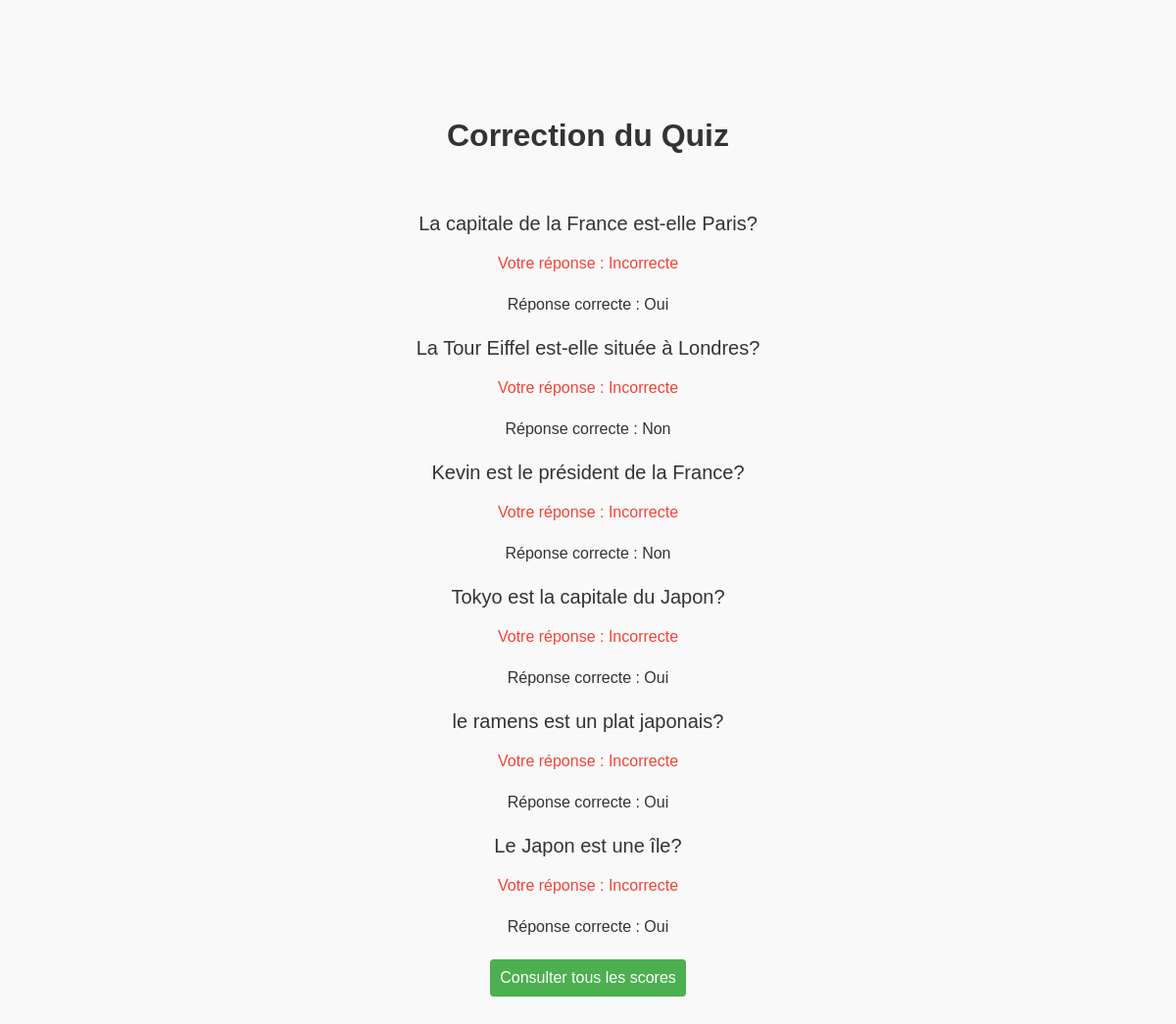
The page /correction.php on the database its author committed.
### tables this page shows
CREATE TABLE questions (
        id INTEGER PRIMARY KEY,
        question TEXT);

CREATE TABLE answers (
        id INTEGER PRIMARY KEY,
        question_id INTEGER,
        answer TEXT,
        is_correct INTEGER,
        FOREIGN KEY (question_id) REFERENCES questions(id));

### correction.php (the view, shortened to what this page needs)
<!DOCTYPE html>
<html lang="fr">
<head>
    <link rel="stylesheet" type="text/css" href="css/correction.css">
</head>
<body>
    <h1>Correction du Quiz</h1>
    <?php
    require 'database.php';
    try {
        $questions = $file_db->query("SELECT * FROM questions")->fetchAll(PDO::FETCH_ASSOC);
        foreach ($questions as $question) {
            echo '<p>' . $question['question'] . '</p>';
            $stmt = $file_db->prepare("SELECT * FROM answers WHERE question_id = :questionId");
            $stmt->bindParam(':questionId', $question['id'], PDO::PARAM_INT);
            $stmt->execute();
            $answer = $stmt->fetch(PDO::FETCH_ASSOC);
            $stmt2 = $file_db->prepare("SELECT * FROM answers WHERE question_id = :questionId AND is_correct = 1");
            $stmt2->bindParam(':questionId', $question['id'], PDO::PARAM_INT);
            $stmt2->execute();
            $correctAnswer = $stmt2->fetch(PDO::FETCH_ASSOC);
            $isUserAnswerCorrect = isset($_SESSION['question_' . $question['id']]) && $_SESSION['question_' . $question['id']] == $answer['is_correct'];
            echo '<ul>';
            echo '<li class="' . ($isUserAnswerCorrect ? 'correct' : 'incorrect') . '">';
            echo 'Votre réponse : ' . ($isUserAnswerCorrect ? 'Correcte' : 'Incorrecte');
            echo '</li>';
            echo '<li>';
            echo 'Réponse correcte : ' . $correctAnswer['answer'];
            echo '</li>';
            echo '</ul>';
        }
        echo '<div><a href="consulter_scores.php"><button>Consulter tous les scores</button></a></div>';
    } catch (PDOException $ex) {
        echo $ex->getMessage();
    }
    ?>
</body>
</html>

### css/correction.css (style rules this page uses)
body { font-family: 'Arial', sans-serif; background-color: #f9f9f9; margin: 0; padding: 0; height: 100vh; }
h1 { color: #333; text-align: center; margin-bottom: 5%; margin-top: 10%; }
p { color: #333; text-align: center; font-size: 125%; }
div { padding-bottom: 5%; }
ul { list-style-type: none; padding: 0; text-align: center; }
li { margin-bottom: 2%; color: #333; }
li.incorrect { color: #f44336; }
a { margin-top: 5%; text-decoration: none; }
button { background-color: #4caf50; color: #fff; cursor: pointer; padding: 10px; border: none; border-radius: 4px; font-size: 16px; display: block; margin: 2% auto; }

### rows shown on the page
questions: question "La capitale de la France est-elle Paris?", shows "Incorrecte", answers.answer "Oui"
questions: question "La Tour Eiffel est-elle située à Londres?", shows "Incorrecte", answers.answer "Non"
questions: question "Kevin est le président de la France?", shows "Incorrecte", answers.answer "Non"
questions: question "Tokyo est la capitale du Japon?", shows "Incorrecte", answers.answer "Oui"
questions: question "le ramens est un plat japonais?", shows "Incorrecte", answers.answer "Oui"
questions: question "Le Japon est une île?", shows "Incorrecte", answers.answer "Oui"
